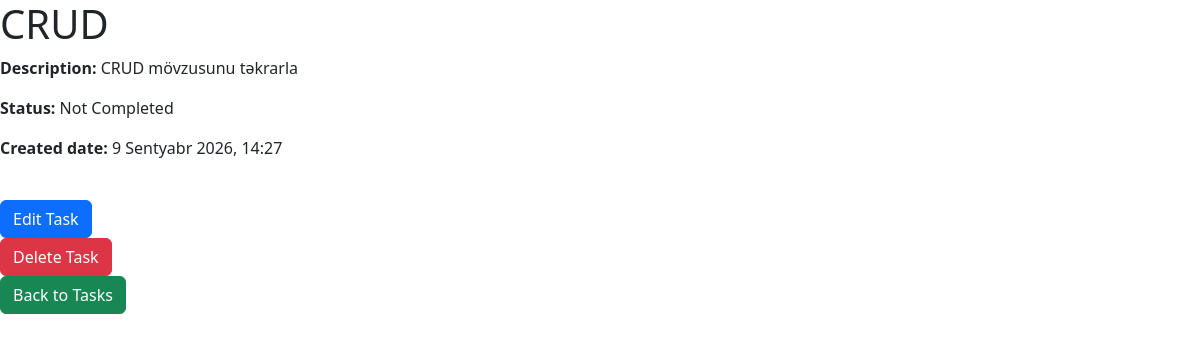
Screenshot of /task-detail/4/ with the database file from the repository.
### main/models.py (models this page shows)
class Tasks(models.Model):
    title = models.CharField(max_length=50)
    description = models.CharField(max_length=100)
    completed = models.BooleanField(default=False)
    created_at = models.DateTimeField(auto_now_add=True)

### main/views.py (the view)
# urls.py: path("task-detail/<int:pk>/", views.task_detail, name="task_detail"),
def task_detail(request, pk):
    task = get_object_or_404(Tasks, id=pk)
    context = {
        "task": task
    }
    return render(request, "task_detail.html", context)

### templates/task_detail.html (shortened to what this page needs)
<!DOCTYPE html>
<html lang="az">
<head>
    <link href="https://cdn.jsdelivr.net/npm/bootstrap@5.3.3/dist/css/bootstrap.min.css" rel="stylesheet">
</head>
<body>
    <h1>{{ task.title }}</h1>
    <p>
        <strong>Description:</strong>
        {{ task.description }}
    </p>
    <p>
        <strong>Status:</strong>
        {% if task.completed %}
            Completed
        {% else %}
            Not Completed
        {% endif %}
    </p>
    <p>
        <strong>Created date:</strong>
        {{ task.created_at }}
    </p>
    <br>
    <a href="{% url 'edit_task' task.id %}" class="btn btn-primary">
        Edit Task
    </a>
    <form method="POST"
      action="{% url 'delete_task' task.id %}">
    <button type="submit" class="btn btn-danger">
        Delete Task
    </button>
    <br>
    <a href="{% url 'todolist' %}" class="btn btn-success">
        Back to Tasks
    </a>
</body>
</html>

### rows the page displays
Tasks: description "CRUD mövzusunu təkrarla", created_at "9 Sentyabr 2026, 14:27"
